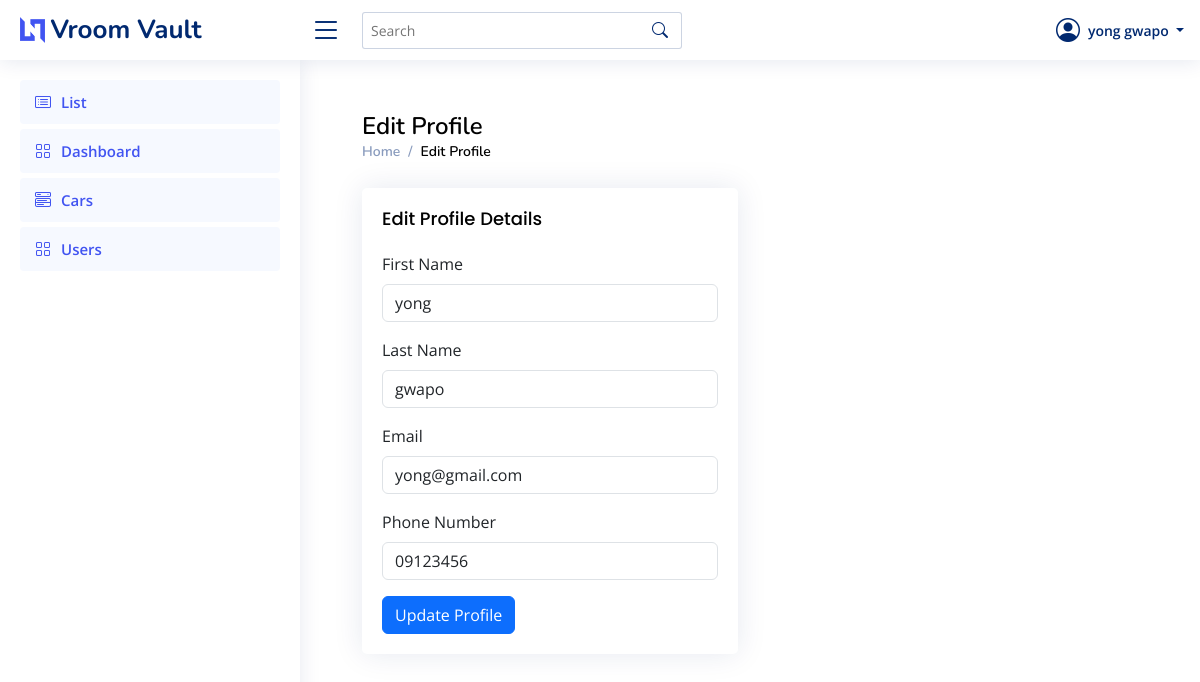
Before: /view/users/profile.php (signed in) with the older database file.
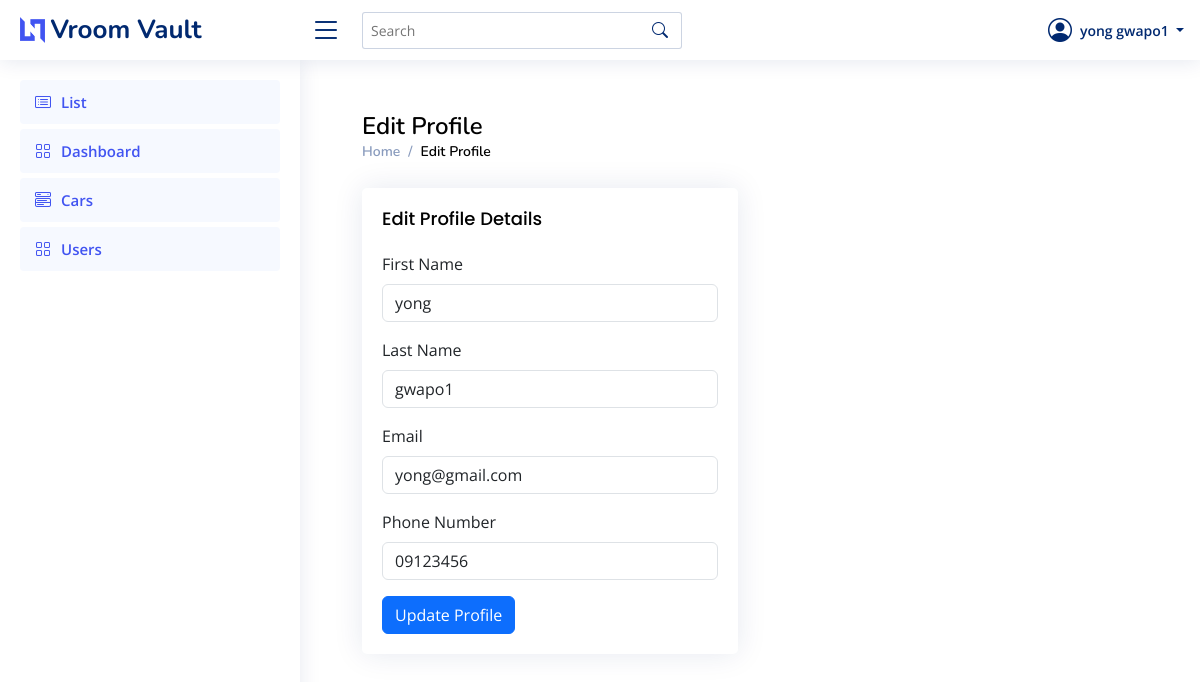
After: the same page with the newer database file.
### tables this page shows
CREATE TABLE `users` (
  `userId` int(11) NOT NULL,
  `firstName` varchar(255) NOT NULL,
  `lastName` varchar(255) NOT NULL,
  `email` varchar(255) NOT NULL,
  `password` varchar(255) NOT NULL,
  `phoneNumber` varchar(255) NOT NULL,
  `gender` enum('Male','Female') NOT NULL,
  `role` enum('admin','user') NOT NULL DEFAULT 'user',
  `birthday` date NOT NULL,
  `verification` int(11) NOT NULL DEFAULT 0,
  `profilePicture` longblob DEFAULT NULL,
  `createdAt` timestamp NOT NULL DEFAULT current_timestamp()
);

### view/users/profile.php (the view, shortened to what this page needs)
<?php
include("../../dB/config.php");
include("./includes/header.php");
include("./includes/topbar.php");
include("./includes/sidebar.php");
$userId = $_SESSION['authUser']['userId'];
$query = "SELECT firstName, lastName, email, phoneNumber FROM users WHERE userId = ?";
$stmt = mysqli_prepare($conn, $query);
mysqli_stmt_bind_param($stmt, "i", $userId);
mysqli_stmt_execute($stmt);
$result = mysqli_stmt_get_result($stmt);
$user = mysqli_fetch_assoc($result);
$firstName = $user['firstName'] ?? '';
$lastName = $user['lastName'] ?? '';
$email = $user['email'] ?? '';
$phoneNumber = $user['phoneNumber'] ?? '';
?>
<main style="display: flex; justify-content: center; flex-direction: column; padding: 2em 2em;">
<div class="pagetitle">
  <h1 style="color:#010101;">Edit Profile</h1>
  <nav>
    <ol class="breadcrumb">
      <li class="breadcrumb-item"><a href="../admin/dashboard.php">Home</a></li>
      <li class="breadcrumb-item active" style="color:#010101;">Edit Profile</li>
    </ol>
  </nav>
</div>
<section class="section">
  <div class="row">
    <div class="col-lg-6">
      <div class="card">
        <div class="card-body">
          <h5 class="card-title" style="color:#010101;">Edit Profile Details</h5>
          <form method="POST">
            <div class="mb-3">
              <label class="form-label">First Name</label>
              <input type="text" name="firstName" class="form-control" value="<?= htmlspecialchars($firstName); ?>" required>
            </div>
            <div class="mb-3">
              <label class="form-label">Last Name</label>
              <input type="text" name="lastName" class="form-control" value="<?= htmlspecialchars($lastName); ?>" required>
            </div>
            <div class="mb-3">
              <label class="form-label">Email</label>
              <input type="email" name="email" class="form-control" value="<?= htmlspecialchars($email); ?>" required>
            </div>
            <div class="mb-3">
              <label class="form-label">Phone Number</label>
              <input type="text" name="phoneNumber" class="form-control" value="<?= htmlspecialchars($phoneNumber); ?>">
            </div>
            <button type="submit" class="btn btn-primary" style="background-color: ##4154F1; border: 1px solid ##4154F1;">Update Profile</button>
          </form>
        </div>
      </div>
    </div>
  </div>
</section>
</main>

### view/users/includes/topbar.php (shortened to what this page needs)
<header id="header" class="header fixed-top d-flex align-items-center">
  <div class="d-flex align-items-center justify-content-between">
    <a href="index.php" class="logo d-flex align-items-center">
      <img src="../../assets/img/logo.png" alt="">
      <span class="d-none d-lg-block">Vroom Vault</span>
    </a>
    <i class="bi bi-list toggle-sidebar-btn"></i>
  </div>
  <div class="search-bar">
    <form class="search-form d-flex align-items-center" method="POST" action="#">
      <input type="text" name="query" placeholder="Search" title="Enter search keyword">
      <button type="submit" title="Search"><i class="bi bi-search"></i></button>
    </form>
  </div>
  <nav class="header-nav ms-auto">
    <ul class="d-flex align-items-center">
      <li class="nav-item dropdown pe-3">
        <a class="nav-link nav-profile d-flex align-items-center pe-0" href="#" data-bs-toggle="dropdown">
        <i class="bi bi-person-circle" style="font-size: 1.5rem;"></i>
        <span class="d-none d-md-block dropdown-toggle ps-2">
            <?php echo isset($_SESSION['authUser']['fullName']) ? $_SESSION['authUser']['fullName'] : "Guest"; ?>
          </span>
        </a>
      </li>
    </ul>
  </nav>
</header>

Changed rows visible on the page:
changed users "yong": lastName "gwapo" → "gwapo1"
Other visible differences:
$_SESSION['authUser']['fullName']: "yong gwapo" → "yong gwapo1"
